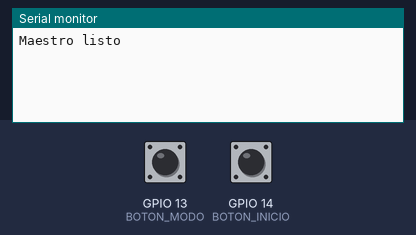
The sketch below on a simulated ESP32. Shown: the last lines printed to the serial monitor. The inputs (shaded band) are chosen by the test bench; at power-on: GPIO 13 (BOTON_MODO) HIGH, GPIO 14 (BOTON_INICIO) HIGH. Random numbers use the default seed unless the sketch sets one.

Above: at 3.2 s.
3.3 s: GPIO 13 (BOTON_MODO) pulled LOW for 0.15 s
At 4.5 s:
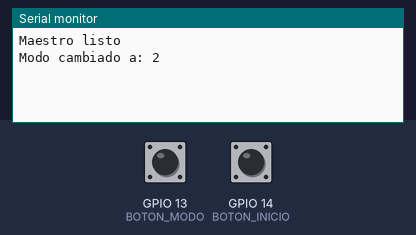
4.9 s: GPIO 14 (BOTON_INICIO) pulled LOW for 0.15 s
At 5.8 s:
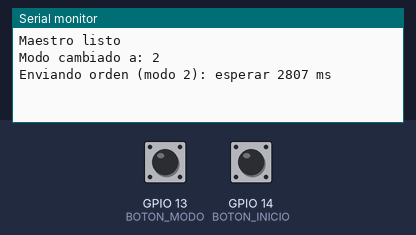
6.5 s: GPIO 13 (BOTON_MODO) pulled LOW for 1 s
At 7.5 s:
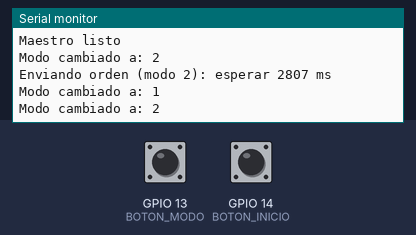

The sketch:

Maestro-reaction-time-modo.ino
```cpp
#include <WiFi.h>
#include <esp_now.h>

#define BOTON_MODO    13     // Cambia entre modo 1 y 2
#define BOTON_INICIO  14      // Inicia la prueba

typedef struct {
  int tipo; // 0 = espera, 1 = tiempo reacción
  int valor;
  int modo;
} mensajeRT;

mensajeRT msg;
uint8_t receptorMAC[] = {0x94, 0x54, 0xC5, 0xAF, 0x0D, 0x08}; // MAC del esclavo
//MAC ESP 1: 94:54:C5:B0:92:D4 (Maestro)
//MAC ESP 2: 94:54:C5:AF:0D:08 (Esclavo)
//MAC ESP 3:

esp_now_peer_info_t peer;

bool recibido = false;
bool esperandoRespuesta = false;
int modoActual = 1;

void OnDataRecv(const esp_now_recv_info_t *info, const uint8_t *data, int len) {
  mensajeRT incoming;
  memcpy(&incoming, data, sizeof(incoming));

  if (incoming.tipo == 1) {
    Serial.print("Tiempo recibido: ");
    Serial.print(incoming.valor);
    Serial.println(" ms");

    recibido = true; // 🔹 Marca que el esclavo ya respondió
  }
}

void setup() {
  Serial.begin(115200);
  pinMode(BOTON_MODO, INPUT_PULLUP);
  pinMode(BOTON_INICIO, INPUT_PULLUP);
  WiFi.mode(WIFI_STA);

  delay(2000); // Tiempo de configuración wifi

  if (esp_now_init() != ESP_OK) {
    Serial.println("Error ESP-NOW");
    return;
  }

  esp_now_register_recv_cb(OnDataRecv);

  memcpy(peer.peer_addr, receptorMAC, 6);
  peer.channel = 0;
  peer.ifidx = WIFI_IF_STA;
  peer.encrypt = false;
  esp_now_add_peer(&peer);

  Serial.println("Maestro listo");
}


void loop() {
  static unsigned long ultimoCambioModo = 0;

  // --- Cambio de modo ---
  if (digitalRead(BOTON_MODO) == LOW && millis() - ultimoCambioModo > 500) {
    modoActual = (modoActual == 1) ? 2 : 1;
    Serial.print("Modo cambiado a: ");
    Serial.println(modoActual);
    ultimoCambioModo = millis();
  }

  // --- Inicio de prueba ---
  if (digitalRead(BOTON_INICIO) == LOW && !esperandoRespuesta) {
    int espera = random(1000, 6000);

    msg.tipo = 0;
    msg.valor = espera;
    msg.modo = modoActual;

    Serial.print("Enviando orden (modo ");
    Serial.print(modoActual);
    Serial.print("): esperar ");
    Serial.print(espera);
    Serial.println(" ms");

    esp_err_t result = esp_now_send(receptorMAC, (uint8_t*)&msg, sizeof(msg));
    if (result != ESP_OK) {
      Serial.println("❌ Error al enviar mensaje");
    }

    esperandoRespuesta = true;
    recibido = false;
    delay(300);  // Anti-rebote
  }

  // --- Cuando llega la respuesta ---
  if (esperandoRespuesta && recibido) {
    esperandoRespuesta = false;
    Serial.println("Listo para nueva prueba...\n");
    delay(1500);
  }
}
```

Measured:
- after the input at 3.3 s, the serial monitor: prints a new line at once (image 1)
- after the input at 4.9 s, the serial monitor: prints a new line at once (image 2)
- after the input at 6.5 s, the serial monitor: prints a new line at once (image 3)
